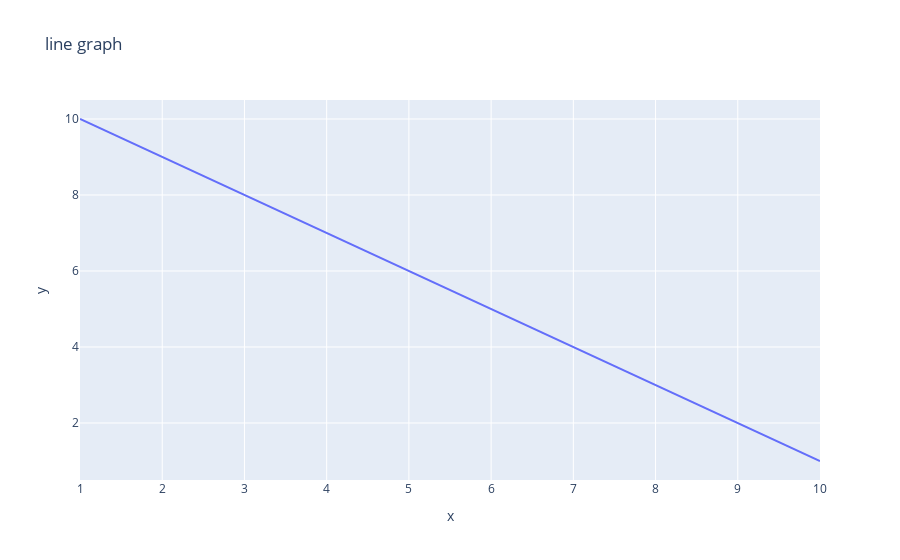

The code cell stored with this chart in its notebook:
### Code cell
x = [1,2,3,4,5,6,7,8,9,10]
y = [10,9,8,7,6,5,4,3,2,1]

fig = px.line(x = x, y = y, title = 'line graph')
fig.show()

### Figure 1 — Plotly figure (JSON) as saved in the notebook; plotly's stock layout.template omitted (floating-point values rounded to 4 significant figures)
{"data": [{"hovertemplate": "x=%{x}<br>y=%{y}<extra></extra>", "legendgroup": "", "line": {"color": "#636efa", "dash": "solid"}, "marker": {"symbol": "circle"}, "mode": "lines", "name": "", "orientation": "v", "showlegend": false, "type": "scatter", "x": [1, 2, 3, 4, 5, 6, 7, 8, 9, 10], "xaxis": "x", "y": [10, 9, 8, 7, 6, 5, 4, 3, 2, 1], "yaxis": "y"}], "layout": {"autosize": true, "legend": {"tracegroupgap": 0}, "title": {"text": "line graph"}, "xaxis": {"anchor": "y", "autorange": true, "domain": [0, 1], "range": [1, 10], "title": {"text": "x"}, "type": "linear"}, "yaxis": {"anchor": "x", "autorange": true, "domain": [0, 1], "range": [0.5, 10.5], "title": {"text": "y"}, "type": "linear"}}}
